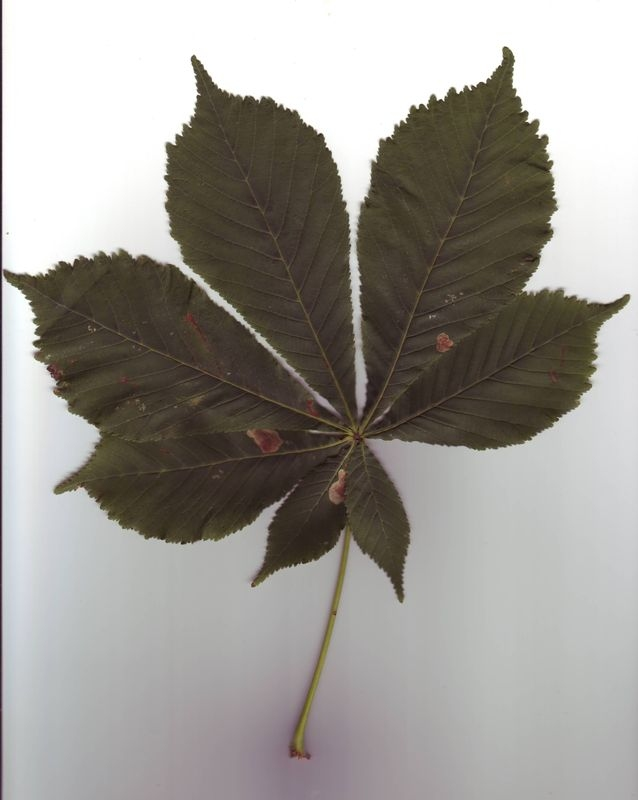
#> input picture Domasni/DomasnaRabota3/database/10939.jpg, 638 x 800 px
$ python DomasnaRabota3.17.py
#> lines starting #> are read from the running program, lines starting #| are printed output that depends on the picture; after the words box and inside, x2 and y2 are one past the last pixel; in counts of white or black regions, pixels touching at a corner belong together
import cv2

image = cv2.imread('database/10939.jpg')
#> image is the input picture: shape (800, 638, 3); mean B, G, R 148.3, 153.5, 156.7
gray = cv2.cvtColor(image, cv2.COLOR_BGR2GRAY)
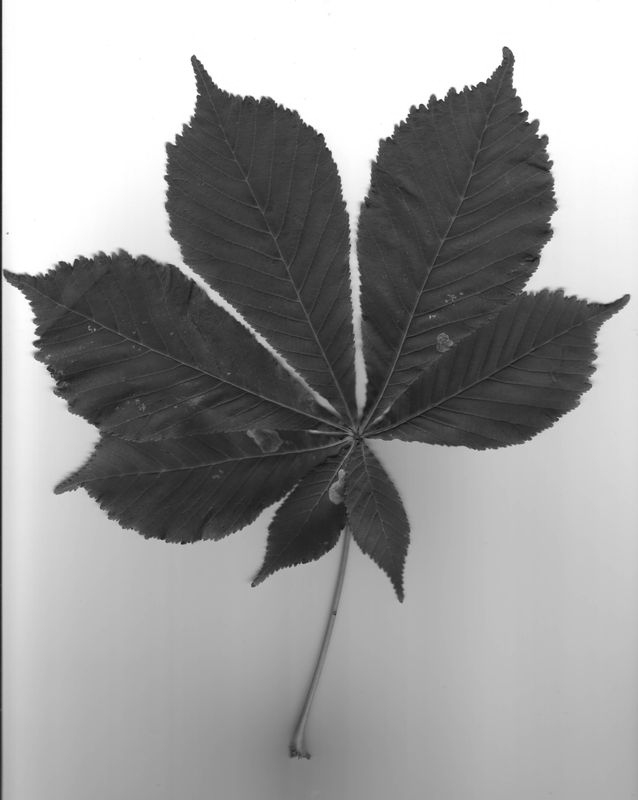
#> gray: shape (800, 638); min 17, max 255, mean 153.9
_, segmented_image = cv2.threshold(gray, 127, 255, cv2.THRESH_BINARY)
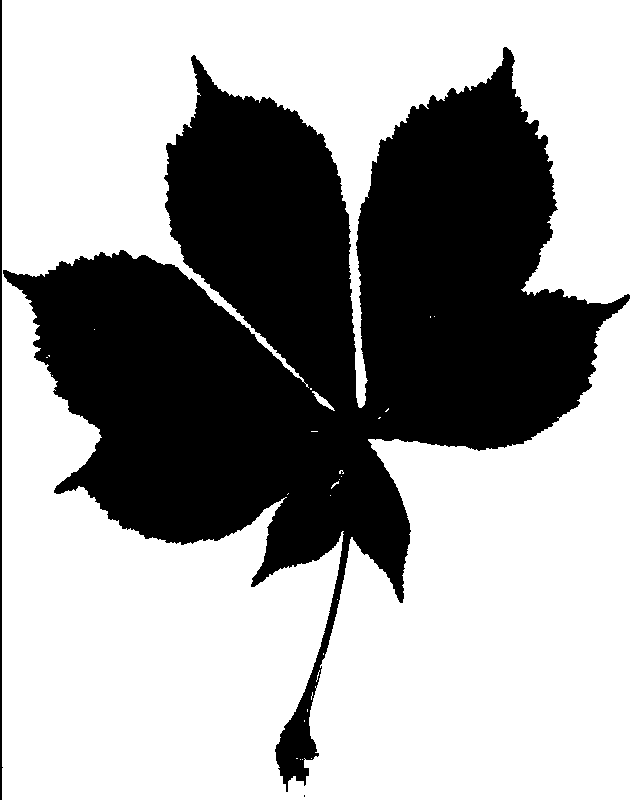
#> segmented_image: shape (800, 638); 63.7% white; 3 black regions (1 under 20 px), largest, box (x1, y1, x2, y2) and area: (3, 47, 630, 792) 183679, (0, 0, 3, 800) 1601
edges = cv2.Canny(segmented_image, 30, 100)
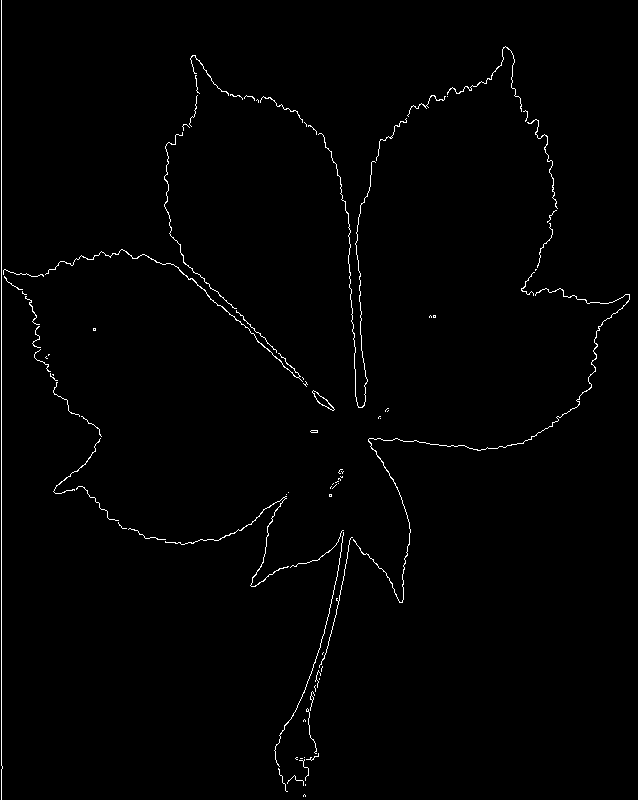
#> edges: shape (800, 638); 1.1% white in thin lines or dots
contours, _ = cv2.findContours(edges, cv2.RETR_EXTERNAL, cv2.CHAIN_APPROX_SIMPLE)
#> contours = 86 contours, 79 with area under 20; largest, box (x1, y1, x2, y2) and area: (312, 390, 335, 411) 130, (353, 288, 630, 603) 79, (45, 249, 303, 382) 72, (165, 496, 289, 587) 50, (447, 46, 522, 112) 24, (164, 132, 237, 309) 23, (527, 119, 558, 209) 22
contour_image = image.copy()
cv2.drawContours(contour_image, contours, -1, (255), 2)
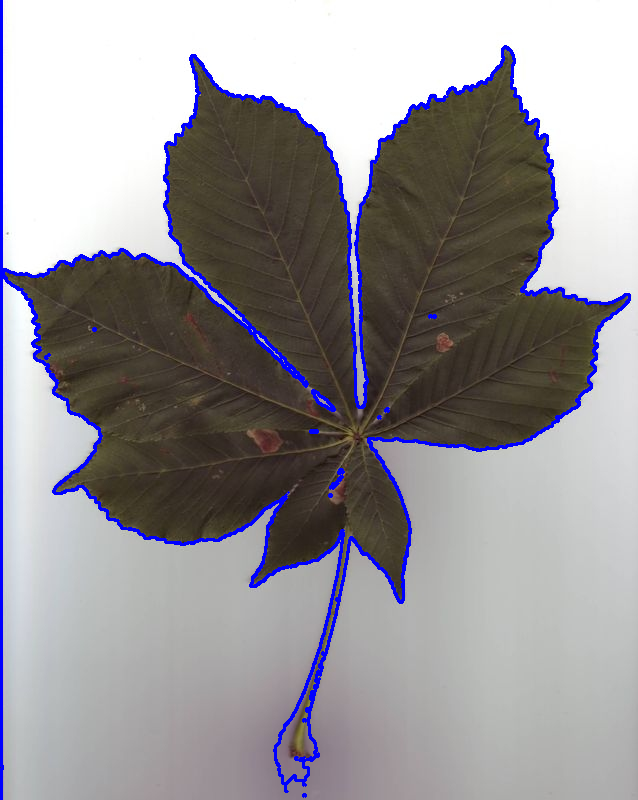
#> contour_image: shape (800, 638, 3); 3.56% of pixels changed, all inside (x1, y1, x2, y2) = (0, 0, 631, 800)
cv2.imshow('Original Image', image)
cv2.imshow('Segmented Image', segmented_image)
cv2.imshow('Contours', contour_image)
cv2.waitKey(0)
cv2.destroyAllWindows()

$ run again, with Domasni/DomasnaRabota3/database/1.jpg copied over Domasni/DomasnaRabota3/database/10939.jpg
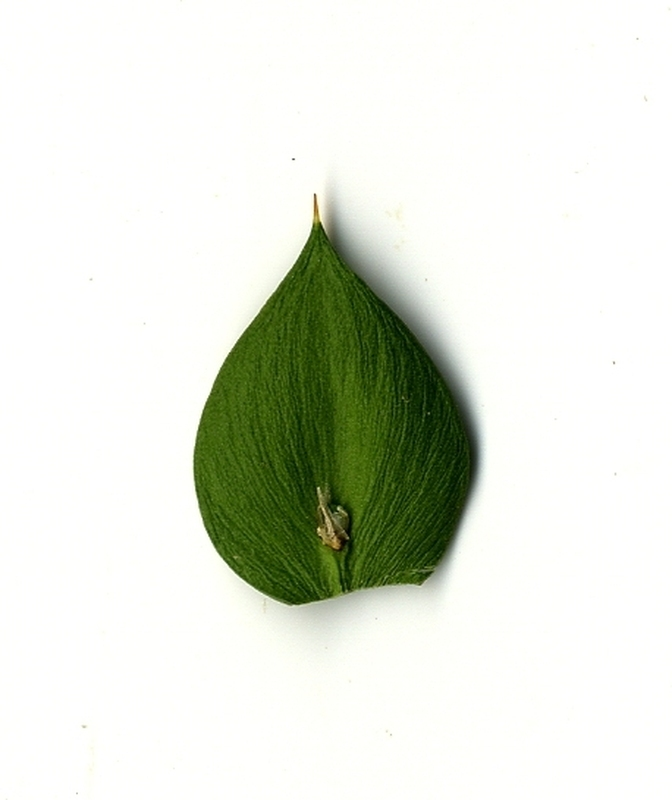
#> input picture Domasni/DomasnaRabota3/database/1.jpg, 672 x 800 px
#> image is the input picture: shape (800, 672, 3); mean B, G, R 218, 228.9, 224.7
#> segmented_image: shape (800, 672); 86.2% white; 6 black regions (4 under 20 px), largest, box (x1, y1, x2, y2) and area: (194, 220, 479, 605) 74103, (314, 194, 316, 214) 37
#> `edges = cv2.Canny(segmented_image, 30, 100)`:
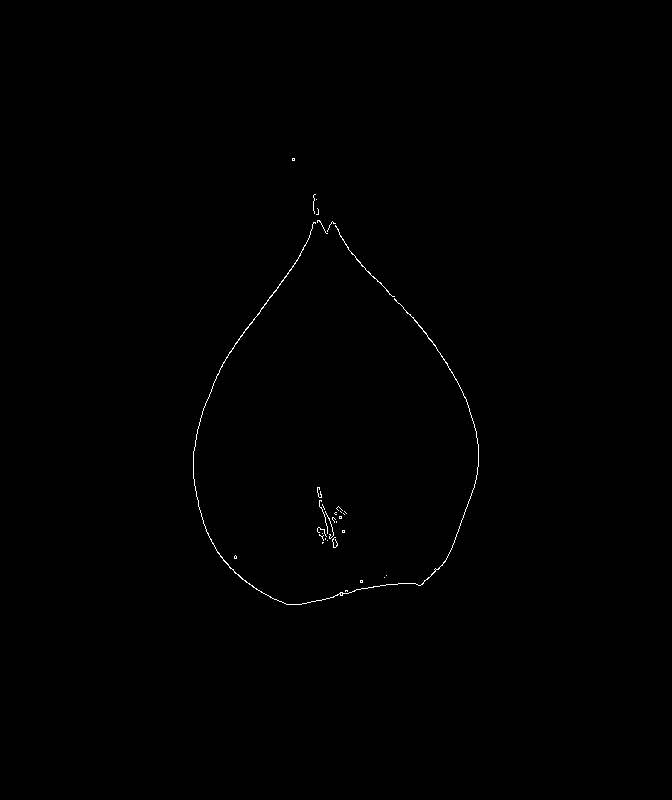
#> edges: shape (800, 672); 0.26% white in thin lines or dots, all inside (x1, y1, x2, y2) = (193, 158, 479, 605)
#> contours = 33 contours, 31 with area under 20; largest, box (x1, y1, x2, y2) and area: (193, 222, 479, 605) 132, (335, 225, 395, 297) 22
#> `cv2.drawContours(contour_image, contours, -1, (255), 2)`:
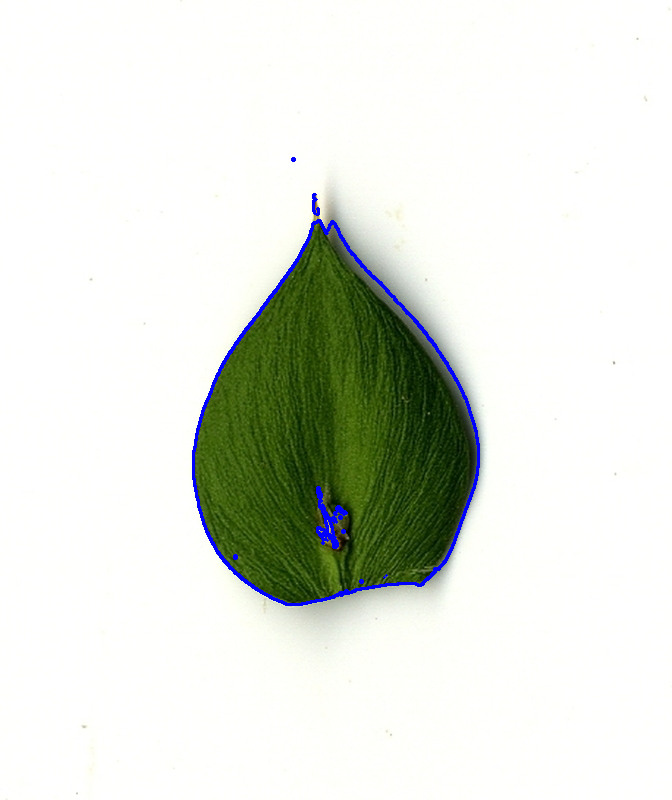
#> contour_image: shape (800, 672, 3); 0.88% of pixels changed, all inside (x1, y1, x2, y2) = (192, 157, 480, 606)

$ run again, with Domasni/DomasnaRabota3/database/10000.jpg copied over Domasni/DomasnaRabota3/database/10939.jpg
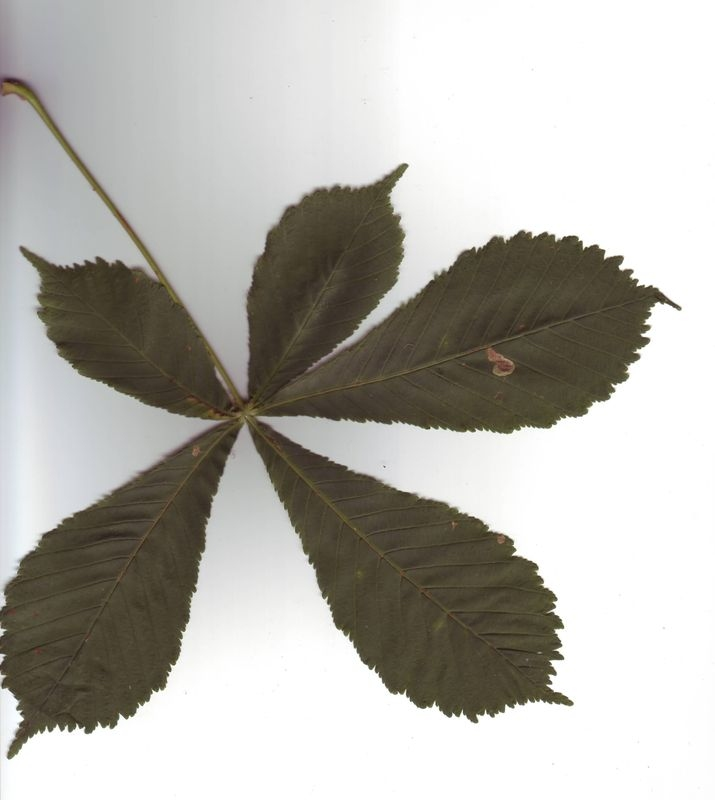
#> input picture Domasni/DomasnaRabota3/database/10000.jpg, 715 x 800 px
#> image is the input picture: shape (800, 715, 3); mean B, G, R 173.9, 179.8, 181.8
#> `_, segmented_image = cv2.threshold(gray, 127, 255, cv2.THRESH_BINARY)`:
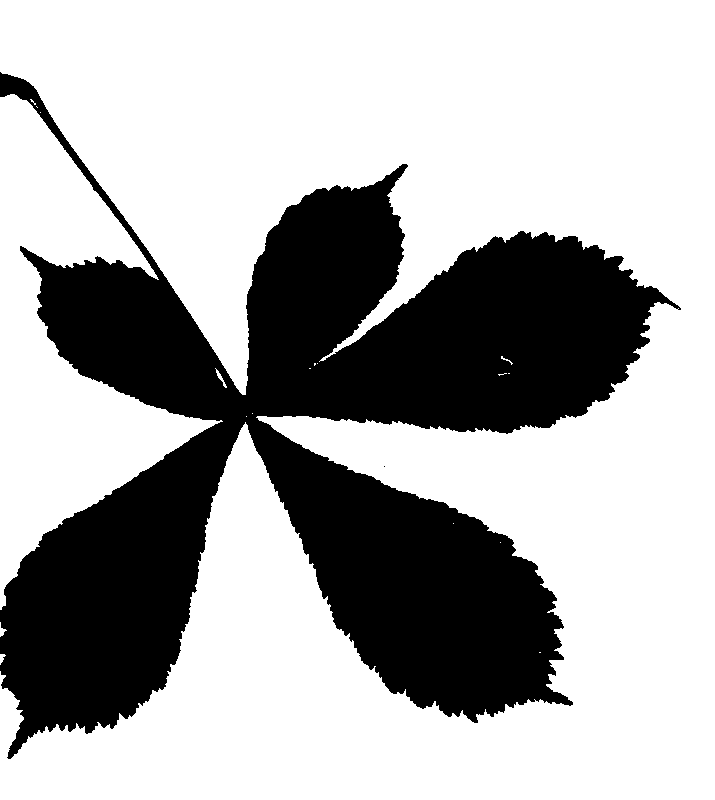
#> segmented_image: shape (800, 715); 67.7% white; 2 black regions (1 under 20 px), largest, box (x1, y1, x2, y2) and area: (0, 72, 681, 759) 184832
#> edges: shape (800, 715); 0.95% white in thin lines or dots, all inside (x1, y1, x2, y2) = (0, 72, 681, 759)
#> contours = 80 contours, 70 with area under 20; largest, box (x1, y1, x2, y2) and area: (0, 72, 351, 395) 142, (0, 93, 159, 280) 119, (320, 207, 476, 361) 72, (0, 422, 221, 610) 55, (7, 711, 110, 759) 38
#> `cv2.drawContours(contour_image, contours, -1, (255), 2)`:
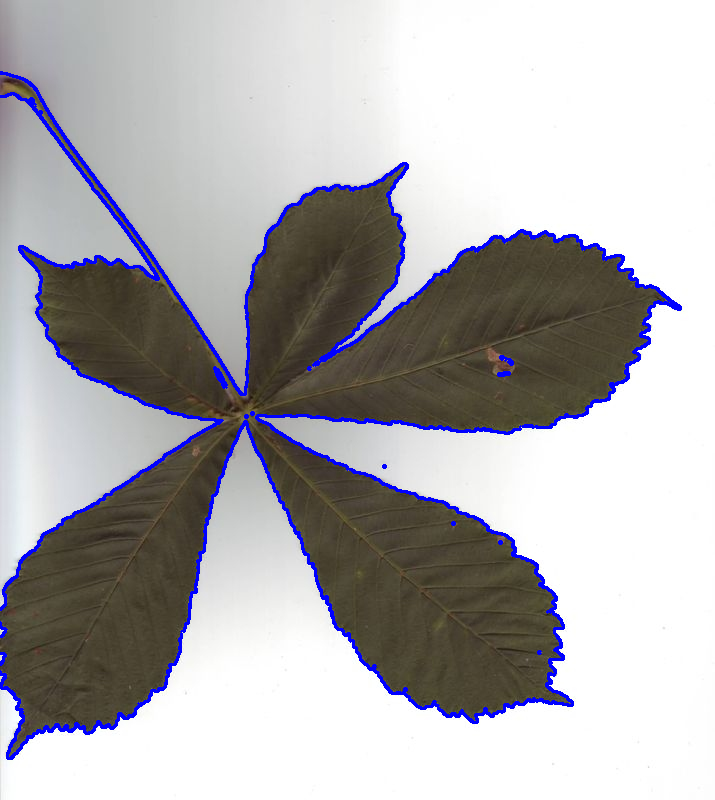
#> contour_image: shape (800, 715, 3); 3.22% of pixels changed, all inside (x1, y1, x2, y2) = (0, 71, 682, 760)

$ run again, with Domasni/DomasnaRabota3/database/10001.jpg copied over Domasni/DomasnaRabota3/database/10939.jpg
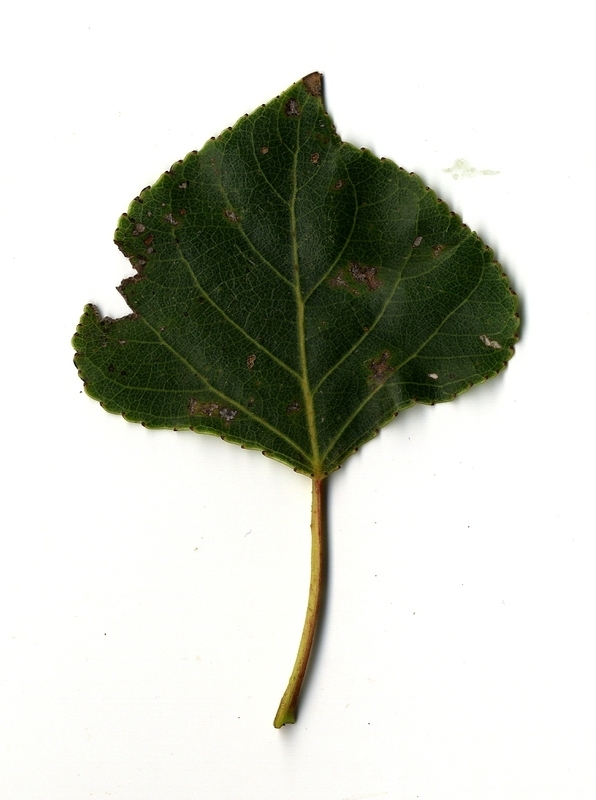
#> input picture Domasni/DomasnaRabota3/database/10001.jpg, 596 x 800 px
#> image is the input picture: shape (800, 596, 3); mean B, G, R 195.5, 204.3, 201.6
#> segmented_image: shape (800, 596); 76.3% white; 20 black regions (19 under 20 px), largest, box (x1, y1, x2, y2) and area: (73, 72, 524, 728) 113091
#> `edges = cv2.Canny(segmented_image, 30, 100)`:
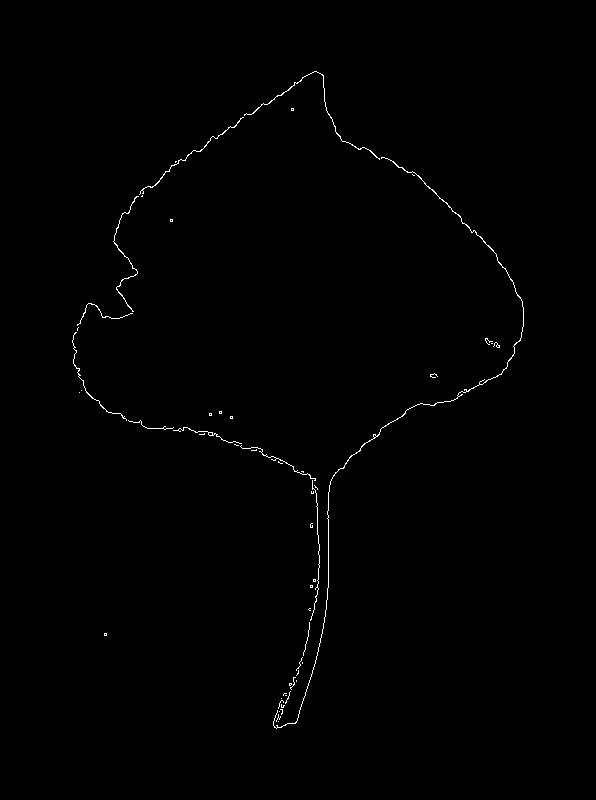
#> edges: shape (800, 596); 0.5% white in thin lines or dots, all inside (x1, y1, x2, y2) = (72, 71, 524, 729)
#> contours = 54 contours, 49 with area under 20; largest, box (x1, y1, x2, y2) and area: (273, 157, 524, 729) 114, (244, 71, 380, 160) 42, (113, 196, 139, 312) 34, (139, 117, 244, 195) 34, (72, 332, 127, 421) 20
#> `cv2.drawContours(contour_image, contours, -1, (255), 2)`:
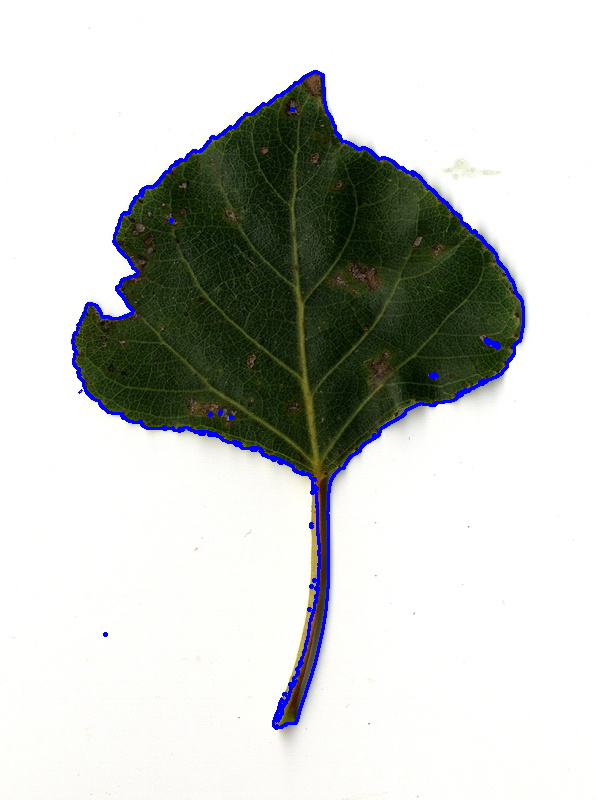
#> contour_image: shape (800, 596, 3); 1.65% of pixels changed, all inside (x1, y1, x2, y2) = (71, 70, 525, 730)
